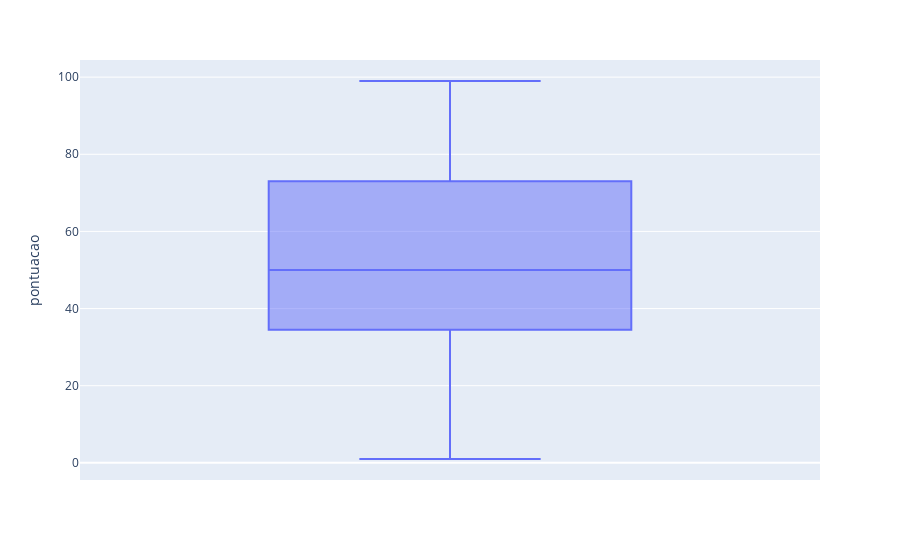

The cell this chart's notebook holds for it:
### Code cell
boxplot = px.box(df, y="pontuacao")
boxplot.show()

### Figure 1 — Plotly figure (JSON) as saved in the notebook; plotly's stock layout.template omitted (floating-point values rounded to 4 significant figures; data arrays with more than 128 entries replaced by an {"elided": "..."} marker saying what was removed)
{"data": [{"alignmentgroup": "True", "hovertemplate": "pontuacao=%{y}<extra></extra>", "legendgroup": "", "marker": {"color": "#636efa"}, "name": "", "notched": false, "offsetgroup": "", "orientation": "v", "showlegend": false, "type": "box", "x0": " ", "xaxis": "x", "y": {"elided": "200 int values"}, "y0": " ", "yaxis": "y"}], "layout": {"autosize": true, "boxmode": "group", "legend": {"tracegroupgap": 0}, "margin": {"t": 60}, "xaxis": {"anchor": "y", "autorange": true, "domain": [0, 1], "range": [-0.5, 0.5], "type": "category"}, "yaxis": {"anchor": "x", "autorange": true, "domain": [0, 1], "range": [-4.444, 104.4], "title": {"text": "pontuacao"}, "type": "linear"}}}
